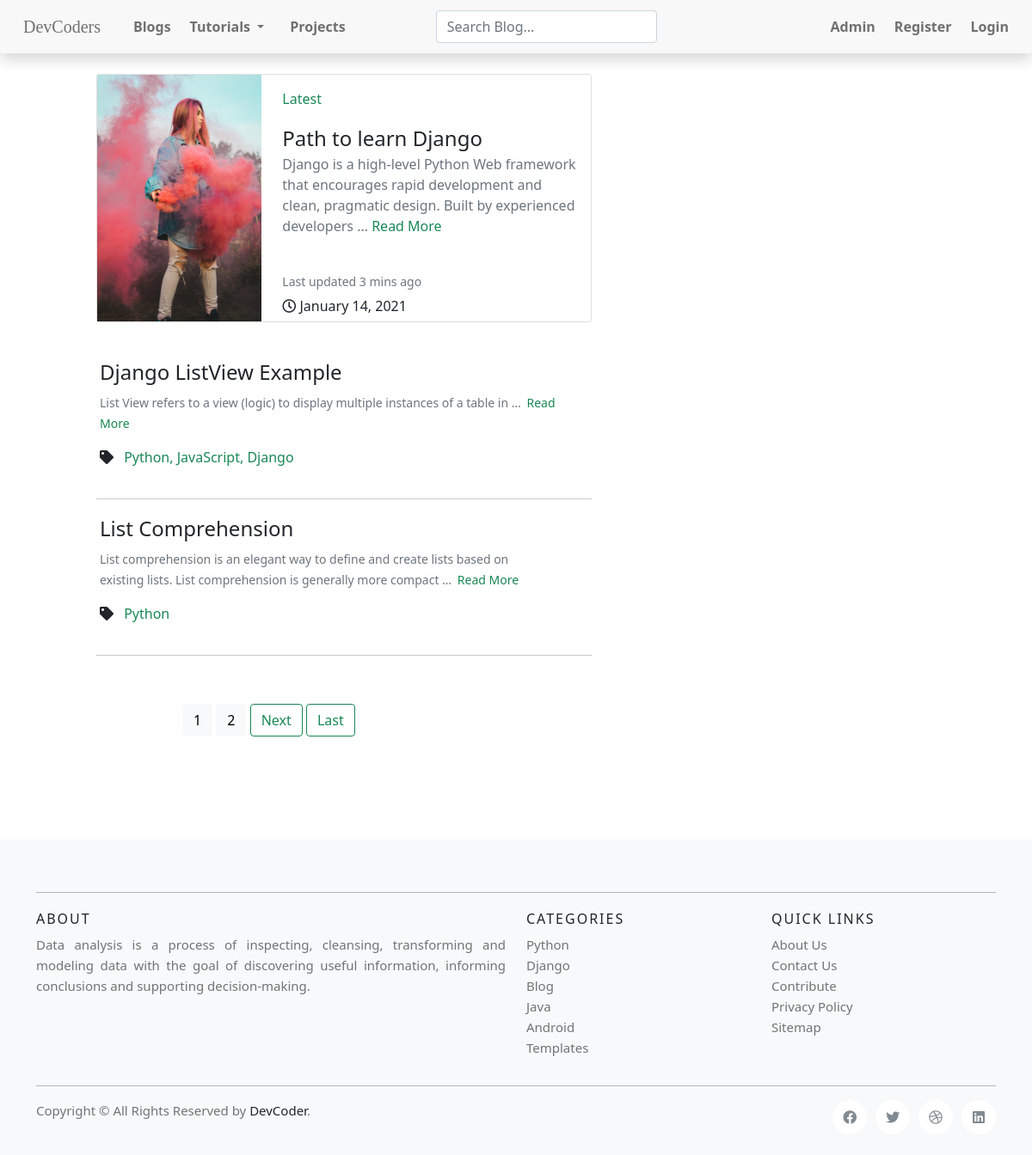
The page /bloglist/ on the database its author committed.
### blog/models.py (models this page shows, shortened)
class BlogDB(models.Model):
    description = models.CharField(max_length=200)
    keywords = MultiSelectField(choices=keyword_choices, max_choices=3)
    author = models.CharField(
        max_length=50, default='http://sdt-inc.github.io/')
    title = models.CharField(max_length=200)
    slug = models.SlugField(max_length=200, null=True, blank=True)
    tag = MultiSelectField(choices=keyword_choices, max_choices=3)
    writer_name = MultiSelectField(
        choices=writer_choices, max_choices=1)
    date = models.DateField(auto_now=timezone.now())
    body = RichTextUploadingField(config_name='special', blank=True, null=True)
    related_page_link = models.CharField(max_length=200)

### blog/views.py (the view)
# urls.py: path('bloglist/', views.BlogListView.as_view(), name='blog_list'),
@method_decorator(cache_page(60 * 5), name='dispatch')
class BlogListView(ListView):
    model = BlogDB
    paginate_by = 2
    ordering = ['-date']
    template_name = 'blog/blog-list.html'
    def get_context_data(self, **kwargs):
        context = super().get_context_data(**kwargs)
        context['current_url'] = 'blog_list'
        return context

### blog/templates/blog/blog-list.html (shortened to what this page needs)
{% extends 'blog/base.html' %}
{% load static %}
{% block bloglistview %}
<div class="row">
    <div class="col-md-1"></div>
    <div class="col-md-6 col-sm-6 col-xs-12">
        <div class="card mb-3" style="max-width: 100%">
            <div class="row g-0">
                <div class="col-md-4">
                    <img src="{% static 'blog/img/django.jpg' %}" alt="..." class="img-fluid" />
                </div>
                <div class="pl-2 col-md-8" style="position: relative;">
                    <div class="card-body">
                        <p><a class="text-decoration-none text-success" href="#">Latest</a></p>
                        <a href="#" class="text-decoration-none fs-4 text-dark">Path to learn Django</a>
                        <p class="text-muted">
                            Django is a high-level Python Web framework that encourages rapid development and
                            clean,
                            pragmatic design. Built by
                            experienced developers ...
                            <a class="text-decoration-none text-success" href="#">Read More</a>
                        </p>
                        <br>
                        <p class="card-text">
                            <small class="text-muted">Last updated 3 mins ago</small>
                        </p>
                        <time style="position: absolute; bottom: 2%; left: 10;"><i class="far fa-clock"></i>
                            January 14, 2021</time>
                    </div>
                </div>
            </div>
        </div>
        <br>
        {% for blog in object_list %}
        <div class="shadow-none p-1">
            <a class="text-decoration-none font-weight-light text-success"
                href="{% url 'blog-detail' slug=blog.slug %}">
                <h4 class="card-title text-capitalize text-dark">{{ blog.title }}</h4>
            </a>
            <small class="font-weight-light text-justify text-muted"> {{ blog.body | truncatewords:15 | safe }}
                <a href="{% url 'blog-detail' slug=blog.slug %}" class="text-decoration-none text-success zoom">Read
                    More</a>
            </small>
            <div class="row">
                <ul style="display: inline;">
                    <li class="pr-2" style="display: inline;"><i class="fas fa-tag"></i></li>
                    <li class="pr-2" style="display: inline;"><a class="text-decoration-none text-success" href="#">
                            {{ blog.get_tag_display|cut:'0' }}
                        </a>
                    </li>
                </ul>
            </div>
        </div>
        <hr>
        {% endfor %}
    </div>
</div>
{% endblock bloglistview %}

### blog/static/blog/css/main.css (style rules this page uses)
* { margin: 0; padding: 0; background: transparent; }
body { font-family: Roboto, sans-serif; text-rendering: optimizeLegibility; color: rgba(0, 0, 0, .84); }
.zoom { padding: 3px; transition: transform .2s; margin: 0 auto; }

### rows shown on the page
BlogDB: title "Django ListView Example", body "List View refers to a view (logic) to display multiple instances of a table in …", tag "Python, JavaScript, Django"
BlogDB: title "List Comprehension", body "List comprehension is an elegant way to define and create lists based on existing lists . List comprehension is generally more compact …", tag "Python"

### other values the page prints
{{ num }} "1"
{{ num }} "2"
